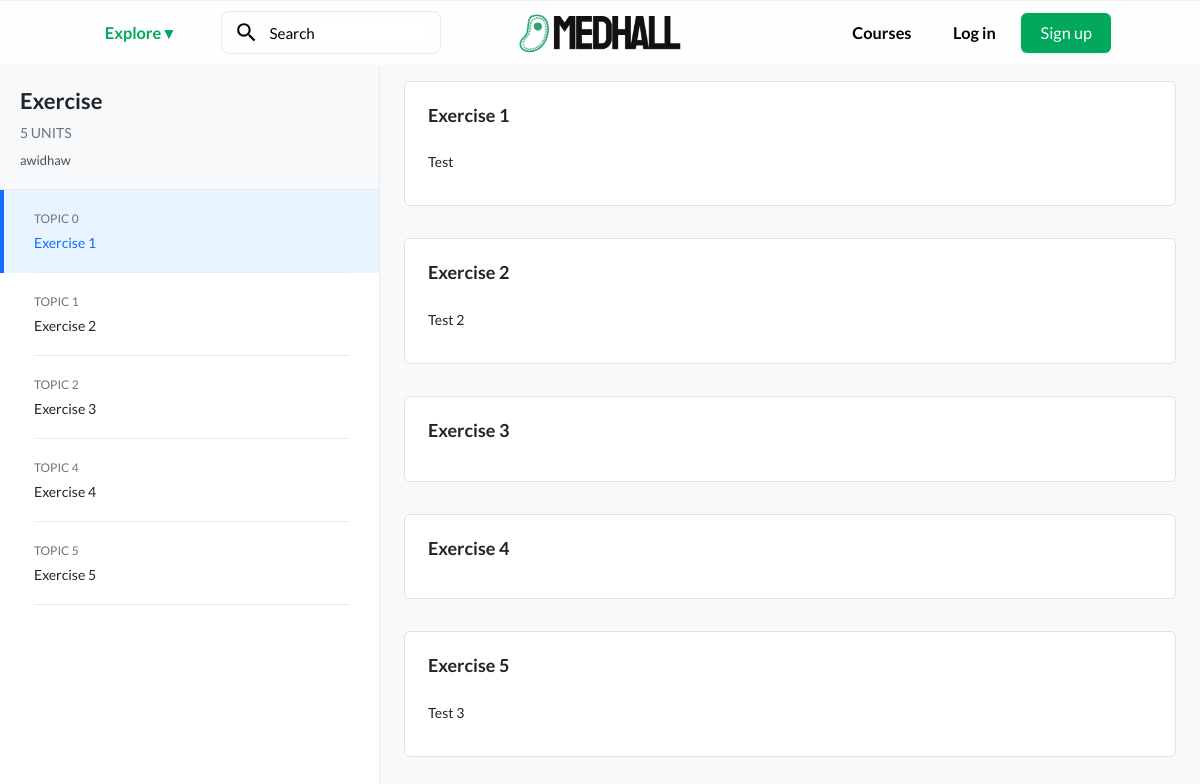
Page /courses/courses/1/ on the committed database.
### courses/models.py (models this page shows, shortened)
class Course(models.Model):
    title = models.CharField(max_length=200)
    description = models.TextField()
    teacher = models.ForeignKey(User, on_delete=models.CASCADE, related_name="courses")

class Unit(models.Model):
    course = models.ForeignKey(Course, on_delete=models.CASCADE, related_name="units")
    title = models.CharField(max_length=200)
    order = models.PositiveIntegerField(default=0)
    class Meta:
        ordering = ['order']

class Lesson(models.Model):
    course = models.ForeignKey(Course, on_delete=models.CASCADE, related_name="lessons")
    title = models.CharField(max_length=200)
    content = RichTextField()  # Supports rich text editing
    video_url = models.URLField(blank=True, null=True)
    order = models.PositiveIntegerField(default=0)  # To order lessons within a course
    unit = models.ForeignKey(Unit, on_delete=models.CASCADE, related_name="lessons")
    class Meta:
        ordering = ['order']

### courses/views.py (the view)
# urls.py: path('courses/<int:course_id>/', views.course_detail, name='course_detail'),
def course_detail(request, course_id):
    course = get_object_or_404(Course, id=course_id)
    courses = Course.objects.all()  # Add this
    return render(request, 'courses/course_detail.html', {'course': course, 'courses': courses})

### courses/context_processors.py (called while the page is built)
def courses_processor(request):
    courses_all = Course.objects.all()
    print(f"Context processor found {len(courses_all)} courses")  # Debug print
    return {
        'courses_all': courses_all
    }

### courses/templates/courses/course_detail.html (shortened to what this page needs)
{% extends "base.html" %}
{% block content %}
<div class="d-flex">
    <div class="sidebar bg-white" style="width: 380px; overflow-y: auto; position: fixed; height: calc(100vh - 64px); top: 64px; border-right: 1px solid #e9ecef;">
        <div class="course-header">
            <div class="course-title">{{ course.title }}</div>
            <div class="course-meta">{{ course.units.count }} UNITS</div>
            <div class="course-description">{{ course.description }}</div>
        </div>
        {% for unit in course.units.all %}
        <a href="#unit{{ unit.id }}" class="unit-link text-decoration-none text-dark" data-unit-id="unit{{ unit.id }}">
            <div class="unit-number">Topic {{ unit.order }}</div>
            <div class="unit-title">{{ unit.title }}</div>
        </a>
        {% endfor %}
    </div>
    <div style="margin-left: 380px; height: calc(100vh - 70px); overflow-y: auto; width: calc(100% - 280px); padding: 0; background-color: #f8f9fa;">
        {% for unit in course.units.all %}
        <div id="unit{{ unit.id }}" class="px-4 py-3">
            <div class="card">
                <div class="card-body">
                    <h6 class="mb-3 fw-bold card-title" style="font-size: 18px;">{{ unit.title }}</h6>
                    <div class="row row-cols-2" style="padding: 0px 7px;">
                        {% for lesson in unit.lessons.all %}
                        <div class="col mb-3">
                            <a href="{% url 'lesson_detail' course.id unit.id lesson.id %}" class="text-decoration-none text-dark lesson-link" style="font-size: 14px;">
                                {{ lesson.title }}
                            </a>
                        </div>
                        {% endfor %}
                    </div>
                </div>
            </div>
        </div>
       {% endfor %}
    </div>
</div>
{% endblock %}

### courses/templates/base.html (style rules this page uses)
:root { --primary-green: #02a95c; --primary-gray: #608a89; --light-blue: #e8f2f4; --white: #fefefe; --dark-gray: #000000; --bar-gray: #cccccc; }
body { background-color: var(--white); font-family: 'Lato', sans-serif; }
.card { transition: transform 0.2s; border: 1px solid var(--bar-gray); }

### courses/templates/courses/course_detail.html (style rules this page uses)
.course-header { padding: 20px; background-color: #f8f9fa; border-bottom: 1px solid #e9ecef; }
.course-title { font-size: 22px; font-weight: 700; margin-bottom: 5px; }
.course-meta { color: #6c757d; font-size: 14px; margin-bottom: 8px; }
.course-description { color: #495057; font-size: 13px; line-height: 1.4; }
.unit-link { display: block; padding: 20px 30px; border-left: 4px solid transparent; position: relative; background-color: white; transition: all 0.2s ease; }
.unit-link::after { content: ''; position: absolute; bottom: 0; left: 30px; right: 30px; height: 1px; background-color: #e9ecef; }
.unit-link.active { background-color: #e8f4ff; border-left-color: #0d6efd; }
.unit-link.active .unit-title { color: #0d6efd; }
.unit-number { font-size: 12px; color: #6c757d; text-transform: uppercase; margin-bottom: 4px; }
.unit-title { font-size: 14px; font-weight: 500; }
.card { border: 1px solid #dee2e6; background-color: #fff; box-shadow: none !important; transform: none !important; }
.lesson-link { font-weight: 500; }
.card-title { padding: 7px 7px; }

### rows in the picture
Course: title "Exercise", units.count "5", description "awidhaw"
Unit: order "0", title "Exercise 1"
Unit: order "1", title "Exercise 2"
Unit: order "2", title "Exercise 3"
Unit: order "4", title "Exercise 4"
Unit: order "5", title "Exercise 5"
Lesson: title "Test"
Lesson: title "Test 2"
Lesson: title "Test 3"
